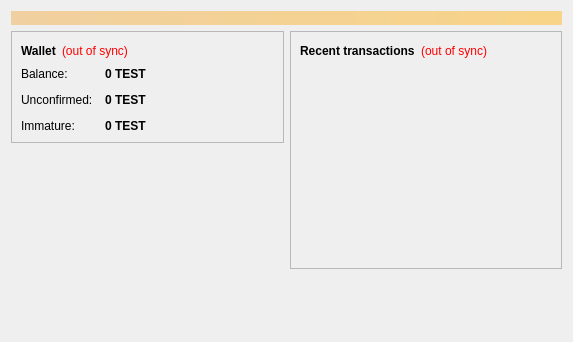
<?xml version="1.0" encoding="UTF-8"?>
<ui version="4.0">
 <class>OverviewPage</class>
 <widget class="QWidget" name="OverviewPage">
  <property name="geometry">
   <rect>
    <x>0</x>
    <y>0</y>
    <width>573</width>
    <height>342</height>
   </rect>
  </property>
  <property name="windowTitle">
   <string>Form</string>
  </property>
  <layout class="QVBoxLayout" name="topLayout">
   <item>
    <widget class="QLabel" name="labelAlerts">
     <property name="visible">
      <bool>false</bool>
     </property>
     <property name="styleSheet">
      <string notr="true">background-color: qlineargradient(x1: 0, y1: 0, x2: 1, y2: 0, stop:0 #F0D0A0, stop:1 #F8D488); color:#000000;</string>
     </property>
     <property name="wordWrap">
      <bool>true</bool>
     </property>
     <property name="margin">
      <number>3</number>
     </property>
    </widget>
   </item>
   <item>
    <layout class="QHBoxLayout" name="horizontalLayout" stretch="1,1">
     <item>
      <layout class="QVBoxLayout" name="verticalLayout_2">
       <item>
        <widget class="QFrame" name="frame">
         <property name="frameShape">
          <enum>QFrame::StyledPanel</enum>
         </property>
         <property name="frameShadow">
          <enum>QFrame::Raised</enum>
         </property>
         <layout class="QVBoxLayout" name="verticalLayout_4">
          <item>
           <layout class="QHBoxLayout" name="horizontalLayout_4">
            <item>
             <widget class="QLabel" name="label_5">
              <property name="font">
               <font>
                <weight>75</weight>
                <bold>true</bold>
               </font>
              </property>
              <property name="text">
               <string>Wallet</string>
              </property>
             </widget>
            </item>
            <item>
             <widget class="QLabel" name="labelWalletStatus">
              <property name="toolTip">
               <string>The displayed information may be out of date. Your wallet automatically synchronizes with the Testcoin network after a connection is established, but this process has not completed yet.</string>
              </property>
              <property name="styleSheet">
               <string notr="true">QLabel { color: red; }</string>
              </property>
              <property name="text">
               <string notr="true">(out of sync)</string>
              </property>
              <property name="alignment">
               <set>Qt::AlignLeading|Qt::AlignLeft|Qt::AlignVCenter</set>
              </property>
             </widget>
            </item>
            <item>
             <spacer name="horizontalSpacer_2">
              <property name="orientation">
               <enum>Qt::Horizontal</enum>
              </property>
              <property name="sizeHint" stdset="0">
               <size>
                <width>40</width>
                <height>20</height>
               </size>
              </property>
             </spacer>
            </item>
           </layout>
          </item>
          <item>
           <layout class="QFormLayout" name="formLayout_2">
            <property name="fieldGrowthPolicy">
             <enum>QFormLayout::AllNonFixedFieldsGrow</enum>
            </property>
            <property name="horizontalSpacing">
             <number>12</number>
            </property>
            <property name="verticalSpacing">
             <number>12</number>
            </property>
            <item row="0" column="0">
             <widget class="QLabel" name="label">
              <property name="text">
               <string>Balance:</string>
              </property>
             </widget>
            </item>
            <item row="0" column="1">
             <widget class="QLabel" name="labelBalance">
              <property name="font">
               <font>
                <weight>75</weight>
                <bold>true</bold>
               </font>
              </property>
              <property name="cursor">
               <cursorShape>IBeamCursor</cursorShape>
              </property>
              <property name="toolTip">
               <string>Your current balance</string>
              </property>
              <property name="text">
               <string notr="true">0 TEST</string>
              </property>
              <property name="textInteractionFlags">
               <set>Qt::LinksAccessibleByMouse|Qt::TextSelectableByKeyboard|Qt::TextSelectableByMouse</set>
              </property>
             </widget>
            </item>
            <item row="1" column="0">
             <widget class="QLabel" name="label_3">
              <property name="text">
               <string>Unconfirmed:</string>
              </property>
             </widget>
            </item>
            <item row="1" column="1">
             <widget class="QLabel" name="labelUnconfirmed">
              <property name="font">
               <font>
                <weight>75</weight>
                <bold>true</bold>
               </font>
              </property>
              <property name="cursor">
               <cursorShape>IBeamCursor</cursorShape>
              </property>
              <property name="toolTip">
               <string>Total of transactions that have yet to be confirmed, and do not yet count toward the current balance</string>
              </property>
              <property name="text">
               <string notr="true">0 TEST</string>
              </property>
              <property name="textInteractionFlags">
               <set>Qt::LinksAccessibleByMouse|Qt::TextSelectableByKeyboard|Qt::TextSelectableByMouse</set>
              </property>
             </widget>
            </item>
            <item row="2" column="0">
             <widget class="QLabel" name="labelImmatureText">
              <property name="text">
               <string>Immature:</string>
              </property>
             </widget>
            </item>
            <item row="2" column="1">
             <widget class="QLabel" name="labelImmature">
              <property name="font">
               <font>
                <weight>75</weight>
                <bold>true</bold>
               </font>
              </property>
              <property name="toolTip">
               <string>Mined balance that has not yet matured</string>
              </property>
              <property name="text">
               <string notr="true">0 TEST</string>
              </property>
              <property name="textInteractionFlags">
               <set>Qt::LinksAccessibleByMouse|Qt::TextSelectableByKeyboard|Qt::TextSelectableByMouse</set>
              </property>
             </widget>
            </item>
           </layout>
          </item>
         </layout>
        </widget>
       </item>
       <item>
        <spacer name="verticalSpacer">
         <property name="orientation">
          <enum>Qt::Vertical</enum>
         </property>
         <property name="sizeHint" stdset="0">
          <size>
           <width>20</width>
           <height>40</height>
          </size>
         </property>
        </spacer>
       </item>
      </layout>
     </item>
     <item>
      <layout class="QVBoxLayout" name="verticalLayout_3">
       <item>
        <widget class="QFrame" name="frame_2">
         <property name="frameShape">
          <enum>QFrame::StyledPanel</enum>
         </property>
         <property name="frameShadow">
          <enum>QFrame::Raised</enum>
         </property>
         <layout class="QVBoxLayout" name="verticalLayout">
          <item>
           <layout class="QHBoxLayout" name="horizontalLayout_2">
            <item>
             <widget class="QLabel" name="label_4">
              <property name="text">
               <string>&lt;b&gt;Recent transactions&lt;/b&gt;</string>
              </property>
             </widget>
            </item>
            <item>
             <widget class="QLabel" name="labelTransactionsStatus">
              <property name="toolTip">
               <string>The displayed information may be out of date. Your wallet automatically synchronizes with the Testcoin network after a connection is established, but this process has not completed yet.</string>
              </property>
              <property name="styleSheet">
               <string notr="true">QLabel { color: red; }</string>
              </property>
              <property name="text">
               <string notr="true">(out of sync)</string>
              </property>
              <property name="alignment">
               <set>Qt::AlignRight|Qt::AlignTrailing|Qt::AlignVCenter</set>
              </property>
             </widget>
            </item>
            <item>
             <spacer name="horizontalSpacer">
              <property name="orientation">
               <enum>Qt::Horizontal</enum>
              </property>
              <property name="sizeHint" stdset="0">
               <size>
                <width>40</width>
                <height>20</height>
               </size>
              </property>
             </spacer>
            </item>
           </layout>
          </item>
          <item>
           <widget class="QListView" name="listTransactions">
            <property name="styleSheet">
             <string notr="true">QListView { background: transparent; }</string>
            </property>
            <property name="frameShape">
             <enum>QFrame::NoFrame</enum>
            </property>
            <property name="verticalScrollBarPolicy">
             <enum>Qt::ScrollBarAlwaysOff</enum>
            </property>
            <property name="horizontalScrollBarPolicy">
             <enum>Qt::ScrollBarAlwaysOff</enum>
            </property>
            <property name="selectionMode">
             <enum>QAbstractItemView::NoSelection</enum>
            </property>
           </widget>
          </item>
         </layout>
        </widget>
       </item>
       <item>
        <spacer name="verticalSpacer_2">
         <property name="orientation">
          <enum>Qt::Vertical</enum>
         </property>
         <property name="sizeHint" stdset="0">
          <size>
           <width>20</width>
           <height>40</height>
          </size>
         </property>
        </spacer>
       </item>
      </layout>
     </item>
    </layout>
   </item>
  </layout>
 </widget>
 <resources/>
 <connections/>
</ui>
